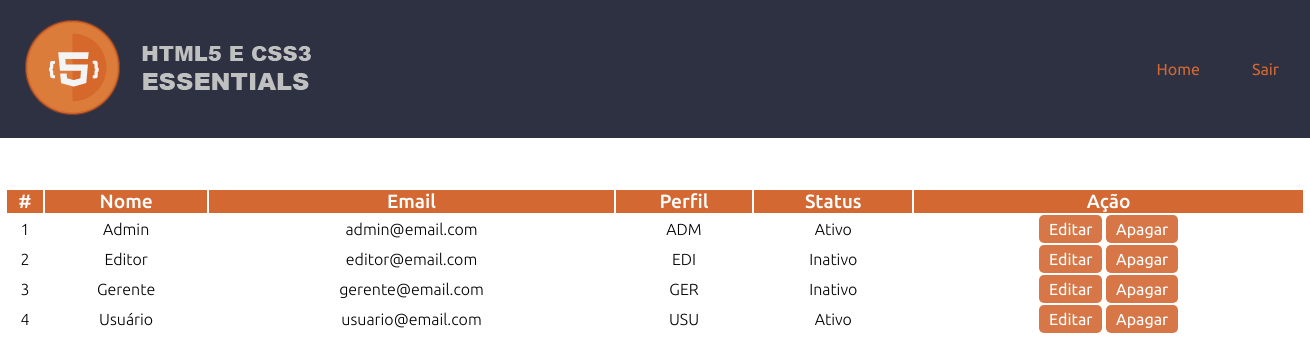
The page /app/views/usuario_admin_list.php (signed in) on the database its author committed.
### tables this page shows
CREATE TABLE usuarios (
    id              INTEGER PRIMARY KEY AUTO_INCREMENT,
    email           VARCHAR(255) NOT NULL UNIQUE,
    password        VARCHAR(60) NOT NULL,
    nome            VARCHAR(40) NOT NULL,
    perfil          CHAR(3) NOT NULL DEFAULT 'USU' COMMENT 'ADM=Administrador\nGER=Gerente\nEDI=Editor\nUSU=Usuario', 
    status          BOOLEAN NOT NULL DEFAULT TRUE,  
    data_cadastro   DATETIME NOT NULL DEFAULT NOW()
);

### app/views/usuario_admin_list.php (the view, shortened to what this page needs)
<?php
    require_once 'layouts/site/header.php';
    $dbh = Conexao::getInstance();
    $query = "SELECT * FROM `pccsampledb`.`usuarios` ORDER BY nome";
    $stmt = $dbh->prepare($query);
    $stmt->execute();
    $rows = $stmt->fetchAll(PDO::FETCH_ASSOC);
?>
<body>
    <?php require_once 'layouts/admin/menu.php'; ?>
    <main>
        <div class="main_opc">
            <div class="main_stage">
                <div class="main_stage_content">
                    <article>
                        <header>
                            <table border="0" width="1300px" class="table">
                                <tr>
                                    <th>#</th>
                                    <th>Nome</th>
                                    <th>Email</th>
                                    <th>Perfil</th>
                                    <th>Status</th>
                                    <th>Ação</th>
                                </tr>
                                <?php
                                    if($rows) {
                                        $count = 1;
                                        foreach ($rows as $row) {?>
                                        <tr>
                                            <td><?=$count?></td>
                                            <td><?=$row['nome']?></td>
                                            <td><?=$row['email']?></td>
                                            <td><?=$row['perfil']?></td>
                                            <td><?=($row['status'] == '1' ? 'Ativo': 'Inativo')?></td>
                                            <td><button class="btn">Editar</button>&nbsp;<button class="btn">Apagar</button></td>
                                        </tr>
                                        <?php $count++;} } else {?>
                                    <tr><td colspan="6"><strong>Não existem usuários cadastrados.</strong></td></tr>
                                <?php }?>
                            </table>
                        </header>
                    </article>
                </div>
            </div>
    </main>
</body>
</html>

### app/views/layouts/site/header.php (shortened to what this page needs)
<!DOCTYPE html>
<html lang="pt-br">
<head>
    <link href="assets/css/boot.css" rel="stylesheet">
    <link href="assets/css/style.css" rel="stylesheet">
    <link href="assets/css/fonticon.css" rel="stylesheet">
    <link href="assets/css/login.css" rel="stylesheet">
    <link href="assets/css/lista.css" rel="stylesheet">
    <link href="assets/css/modal.css" rel="stylesheet">
</head>
<body>

### app/views/layouts/admin/menu.php (shortened to what this page needs)
<header class="main_header">
    <div class="main_header_content">
        <a href="index.html" class="logo">
            <img src="assets/img/logo.png" alt="Bem vindo ao projeto prático Html5 e Css3 Essentials" title="Bem vindo ao projeto prático Html5 e Css3 Essentials"></a>
        <nav class="main_header_content_menu">
            <ul>
                <li><a href="index.php">Home</a></li>
                <li><a href="logout.php">Sair</a></li>
            </ul>
        </nav>
    </div>
</header>

### app/views/assets/css/boot.css (style rules this page uses)
* { padding: 0; margin: 0; box-sizing: border-box; text-decoration: none; font-size: 1em; font-family: 'Ubuntu', sans-serif; }

### app/views/assets/css/style.css (style rules this page uses)
.main_header { width: 100%; background-color: #2d3142; }
.main_header .main_header_content { max-width: 1300px; margin: 0 auto; display: flex; flex-wrap: wrap; }
.main_header .main_header_content .logo { flex-basis: 330px; padding: 20px; width: 290px; }
.main_header .main_header_content .main_header_content_menu { flex-basis: calc(100% - 330px); display: flex; justify-content: flex-end; }
.main_header_content_menu ul { display: flex; align-items: stretch; }
.main_header_content_menu ul li { list-style: none; display: flex; align-items: center; }
.main_header_content_menu ul li a { padding: 0 26px; display: flex; align-items: center; height: 100%; color:#d36833; }

### app/views/assets/css/lista.css (style rules this page uses)
.main_stage { width: 100%; }
.main_stage .main_stage_content { max-width: 1300px; margin: 30px auto; display: flex; flex-wrap: wrap; padding: 20px 0; flex-basis:100%; text-align: center; font-weight: 300; }
.table tr th { font-weight: 500; font-size: 1.2em; background-color: #d36833; color: #fff; }
.btn { background-color: #d36833; border-radius: 5px; border: none; color: #fff; padding: 5px 10px; opacity: 0.9; }

### rows shown on the page
usuarios: nome "Admin", email "admin@email.com", perfil "ADM", status "Ativo"
usuarios: nome "Editor", email "editor@email.com", perfil "EDI", status "Inativo"
usuarios: nome "Gerente", email "gerente@email.com", perfil "GER", status "Inativo"
usuarios: nome "Usuário", email "usuario@email.com", perfil "USU", status "Ativo"
